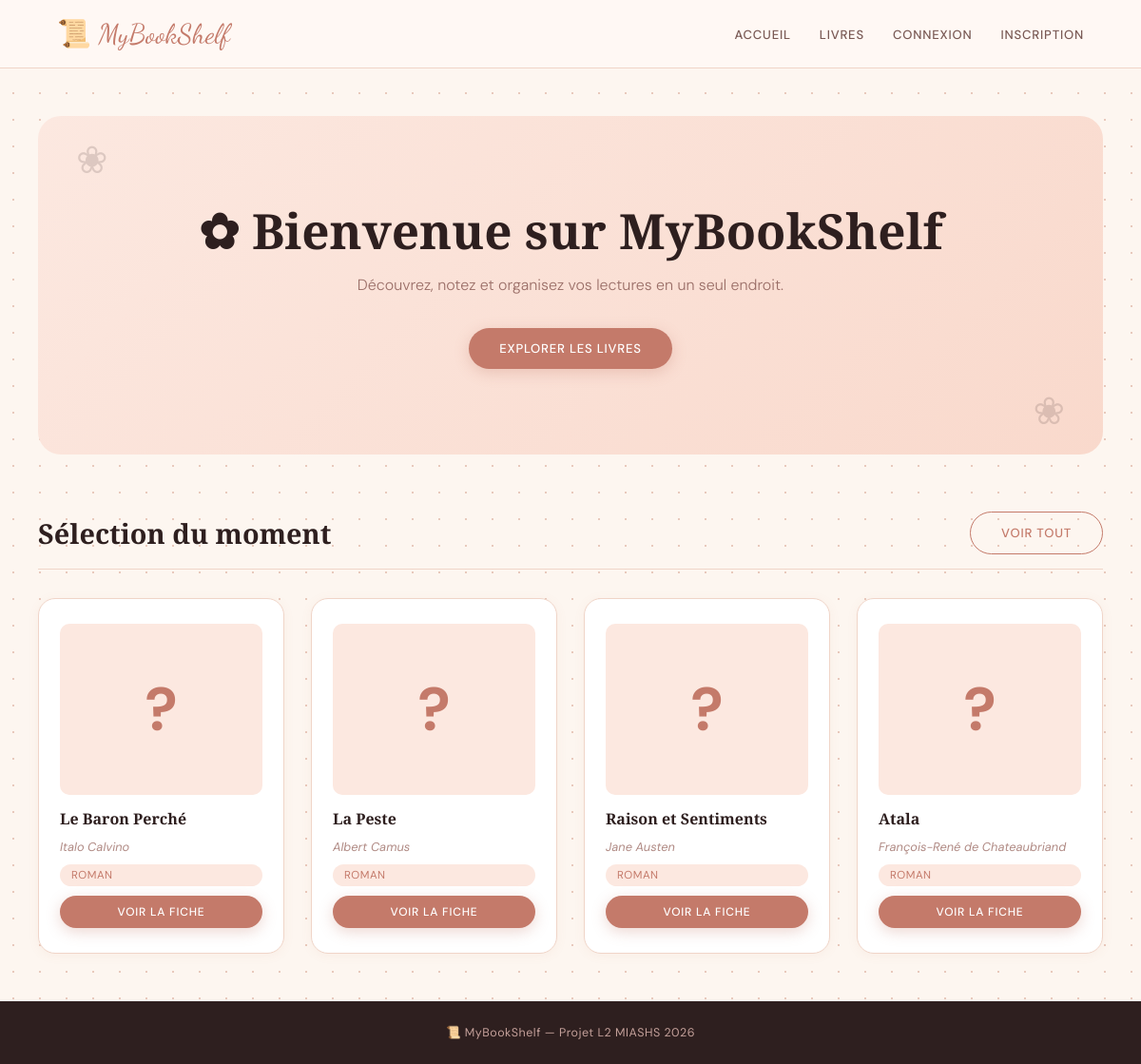
The page / on the database its author committed.
### tables this page shows
CREATE TABLE `livres` (
  `id` int(11) NOT NULL,
  `titre` varchar(200) NOT NULL,
  `auteur` varchar(150) NOT NULL,
  `genre` varchar(100) DEFAULT NULL,
  `description` text DEFAULT NULL,
  `annee` int(11) DEFAULT NULL,
  `image` varchar(255) DEFAULT NULL,
  `date_ajout` datetime DEFAULT current_timestamp()
);

### index.php (the view, shortened to what this page needs)
<?php
require_once 'includes/db.php';
require_once 'includes/header.php';
$stmt = $pdo->query("SELECT * FROM livres ORDER BY RAND() LIMIT 4");
$livres = $stmt->fetchAll();
?>
<main>
    <div class="hero">
        <h1>✿ Bienvenue sur MyBookShelf</h1>
        <p>Découvrez, notez et organisez vos lectures en un seul endroit.</p>
        <a href="/bibliotheque/livres.php" class="btn btn-primary">Explorer les livres</a>
    </div>
    <div class="section-header">
        <h1>Sélection du moment</h1>
        <a href="/bibliotheque/livres.php" class="btn btn-secondary">Voir tout</a>
    </div>
    <div class="livres-grid">
        <?php foreach ($livres as $livre): ?>
            <div class="livre-card">
                <h3><?= htmlspecialchars($livre['titre']) ?></h3>
                <p class="auteur"><?= htmlspecialchars($livre['auteur']) ?></p>
                <span class="genre"><?= htmlspecialchars($livre['genre']) ?></span>
                <a href="/bibliotheque/fiche_livre.php?id=<?= $livre['id'] ?>" class="btn btn-primary">
                    Voir la fiche
                </a>
            </div>
        <?php endforeach; ?>
    </div>
</main>
<?php require_once 'includes/footer.php'; ?>

### css/style.css (style rules this page uses)
* { margin: 0; padding: 0; box-sizing: border-box; }
body { font-family: 'DM Sans', sans-serif; background-color: #fdf6f0; background-image: radial-gradient(#e8c9bc 1px, transparent 1px); background-size: 28px 28px; color: #2e1f1f; min-height: 100vh; display: flex; flex-direction: column; }
a { text-decoration: none; color: inherit; }
h1, h2, h3 { font-family: 'Cormorant Garamond', serif; }
main { flex: 1; max-width: 1200px; margin: 50px auto; padding: 0 40px; width: 100%; }
.hero { text-align: center; padding: 90px 40px; background: linear-gradient(135deg, #fce8e0, #f9d9cc); border-radius: 24px; margin-bottom: 60px; position: relative; overflow: hidden; }
.hero::before { content: '❀'; position: absolute; top: 20px; left: 40px; font-size: 2.5rem; opacity: 0.15; }
.hero::after { content: '❀'; position: absolute; bottom: 20px; right: 40px; font-size: 2.5rem; opacity: 0.15; }
.hero h1 { font-size: 3.2rem; font-weight: 600; color: #2e1f1f; margin-bottom: 16px; line-height: 1.2; }
.hero p { font-size: 1rem; color: #9a6e67; margin-bottom: 35px; font-weight: 300; }
.btn { display: inline-block; padding: 13px 32px; border-radius: 50px; font-size: 0.82rem; cursor: pointer; border: none; transition: all 0.25s; font-weight: 500; letter-spacing: 0.8px; text-transform: uppercase; font-family: 'DM Sans', sans-serif; }
.btn-primary { background-color: #c47a6a; color: white; box-shadow: 0 4px 15px rgba(196, 122, 106, 0.3); }
.btn-secondary { background-color: transparent; color: #c47a6a; border: 1.5px solid #c47a6a; }
.livres-grid { display: grid; grid-template-columns: repeat(auto-fill, minmax(210px, 1fr)); gap: 28px; margin-top: 30px; }
.livre-card { background: white; border: 1px solid #f0d5c8; border-radius: 18px; padding: 26px 22px; display: flex; flex-direction: column; gap: 10px; transition: transform 0.2s, box-shadow 0.2s; box-shadow: 0 2px 12px rgba(196, 122, 106, 0.07); }
.livre-card h3 { font-size: 1rem; font-family: 'Cormorant Garamond', serif; color: #2e1f1f; line-height: 1.3; }
.livre-card .auteur { font-size: 0.8rem; color: #b08a84; font-style: italic; }
.livre-card .genre { display: inline-block; background: #fce8e0; color: #c47a6a; padding: 4px 12px; font-size: 0.72rem; letter-spacing: 0.5px; text-transform: uppercase; border-radius: 50px; }
.livre-card .btn { margin-top: auto; text-align: center; padding: 9px; font-size: 0.75rem; }
.section-header { display: flex; justify-content: space-between; align-items: center; margin-bottom: 30px; padding-bottom: 15px; border-bottom: 1px solid #f0d5c8; }
.section-header h1 { font-size: 1.8rem; }

### rows shown on the page
livres: titre "Le Baron Perché", auteur "Italo Calvino", genre "ROMAN"
livres: titre "La Peste", auteur "Albert Camus", genre "ROMAN"
livres: titre "Raison et Sentiments", auteur "Jane Austen", genre "ROMAN"
livres: titre "Atala", auteur "François-René de Chateaubriand", genre "ROMAN"
